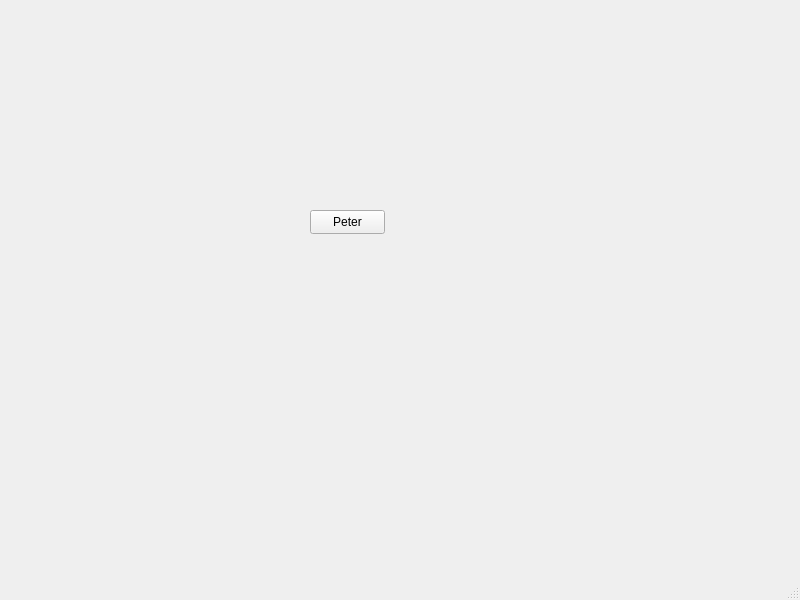
<?xml version="1.0" encoding="UTF-8"?>
<ui version="4.0">
 <class>Test</class>
 <widget class="QMainWindow" name="Test">
  <property name="geometry">
   <rect>
    <x>0</x>
    <y>0</y>
    <width>800</width>
    <height>600</height>
   </rect>
  </property>
  <property name="windowTitle">
   <string>Test</string>
  </property>
  <widget class="QWidget" name="centralwidget">
   <widget class="QPushButton" name="pushButton">
    <property name="geometry">
     <rect>
      <x>310</x>
      <y>210</y>
      <width>75</width>
      <height>24</height>
     </rect>
    </property>
    <property name="text">
     <string>Peter</string>
    </property>
   </widget>
  </widget>
  <widget class="QMenuBar" name="menubar">
   <property name="geometry">
    <rect>
     <x>0</x>
     <y>0</y>
     <width>800</width>
     <height>22</height>
    </rect>
   </property>
  </widget>
  <widget class="QStatusBar" name="statusbar"/>
 </widget>
 <resources/>
 <connections/>
</ui>
